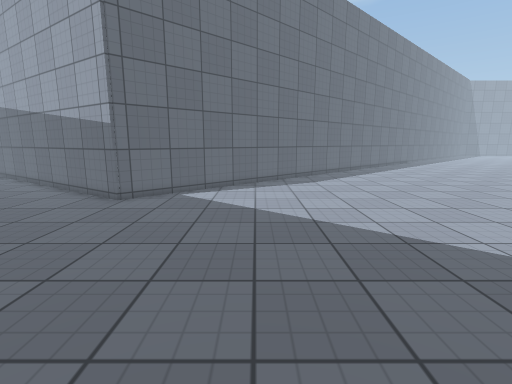
View 1 (above)

13 first-person views from a walk through a scene from a Unity 3-D project. The camera is 1.3 m above the floor, tilts 10° down and sees 85° across. The floor is counted in squares, 0.5 m on a side. Each view is taken from the middle of a square. On the plan, view 1 faces up. The plan holds only what a view shows up to about 19 squares ahead; the rest is blank. The place goes on beyond the plan. Surface patterns are stand-ins for the level's own textures.

View 2
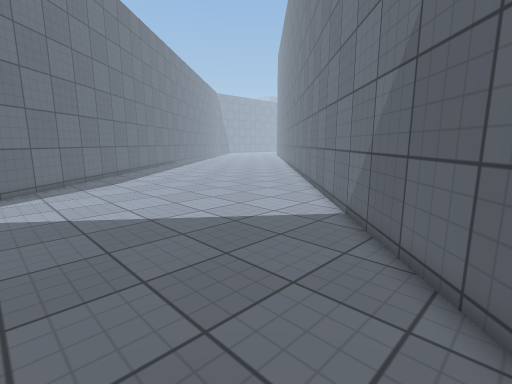

View 3
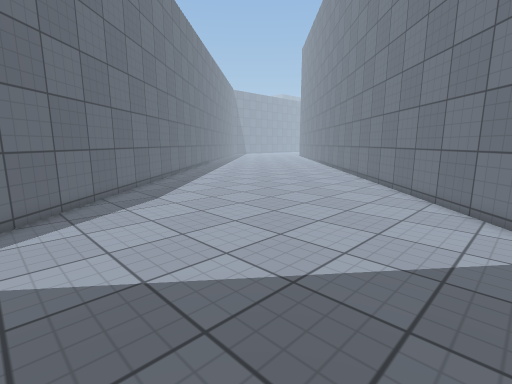

View 4
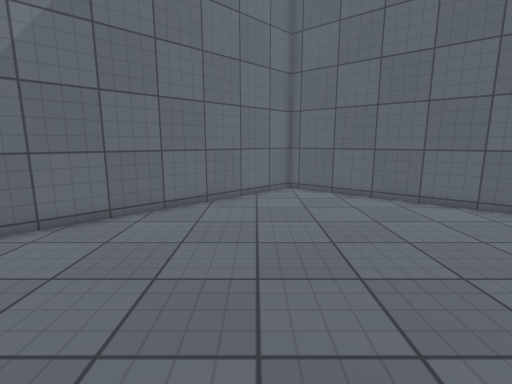

View 5
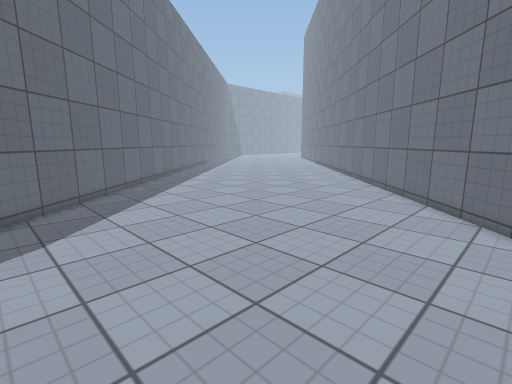

View 6
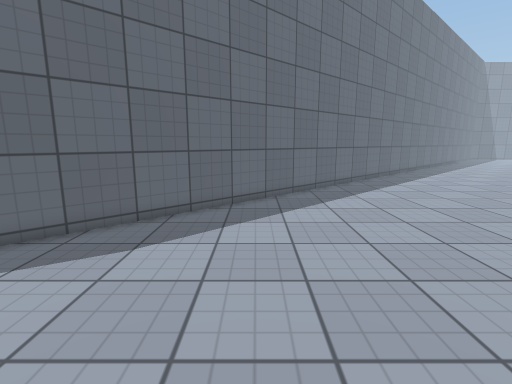

View 7
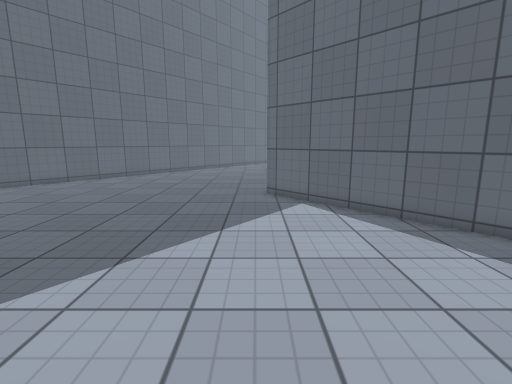

View 8
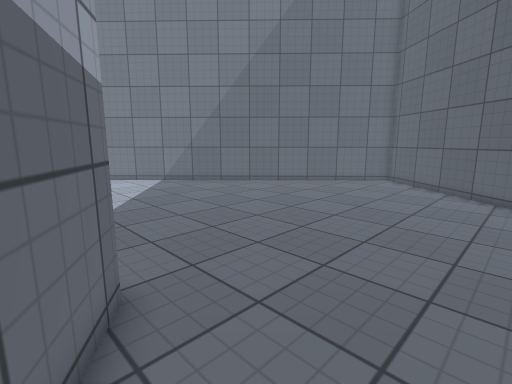

View 9
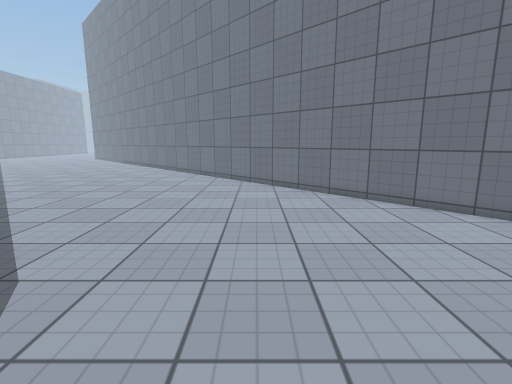

View 10
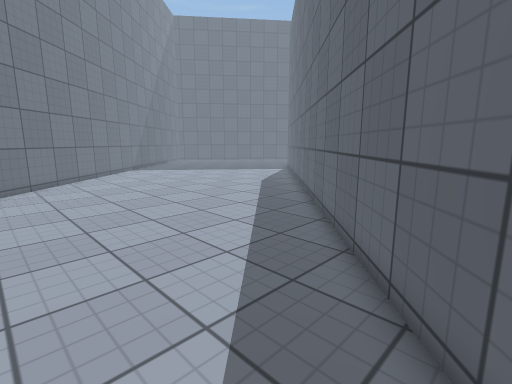

View 11
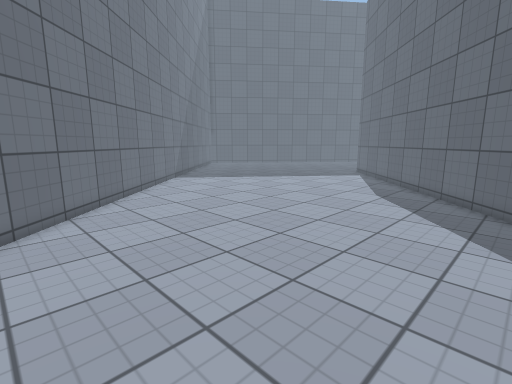

View 12
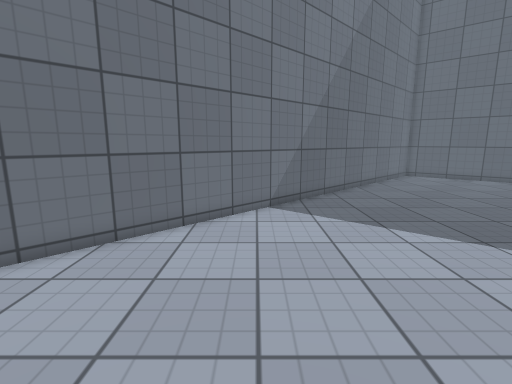

View 13
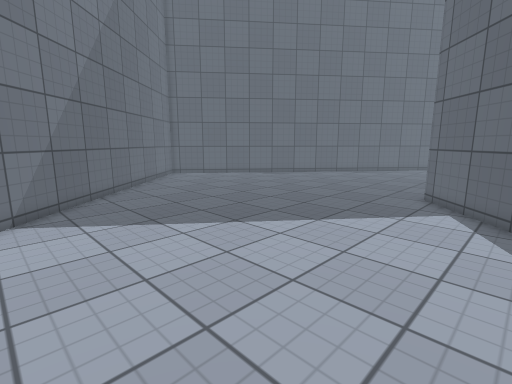

### Floor plan
Points are (right, up) in squares from view 1. A wall is a line through its corners. A room is listed if a view was taken in it or the views show most of it. See-through windows are left out.
Room 1 (views 1, 2, 3, 4, 5, 6, 7, 8, 9, 10, 11, 12, 13)
walls: (-11.5, 0) (-3.9, -6.1) (18.5, 15.4); (15.1, 32.1) (-6.3, 12.5) (-11.6, 16)

Positions as (right, up) in squares from view 1, and headings:
1: (0, 0), facing up
2: (-2, 0), facing up-right
3: (-2, 6), facing up-right
4: (-2, 10), facing down
5: (3, 10), facing up-right
6: (7, 12), facing up
7: (8, 12), facing left
8: (-11, 14), facing down-right
9: (-1, 14), facing right
10: (18, 32), facing down-left
11: (18, 24), facing down-left
12: (8, 16), facing down
13: (8, 16), facing down-left
